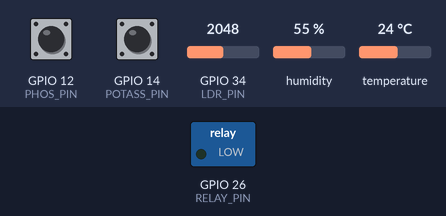
Recording of a sketch running on a simulated ESP32. Parts: switched loads named in the sketch (green lamp = pin HIGH). The inputs (shaded band) are chosen by the test bench; at power-on: humidity 55 %, GPIO 12 (PHOS_PIN) HIGH, GPIO 14 (POTASS_PIN) HIGH, GPIO 34 (LDR_PIN) = 2048, temperature 24 °C. What the sketch prints to the serial monitor is not drawn.

Above: at 2.8 s.
2.9 s: humidity set to 41 %
5.6 s: humidity set to 38 %
At 7.4 s:
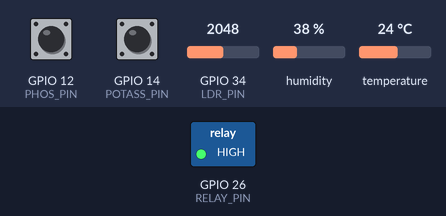
15.9 s: humidity set to 40 %
At 17.0 s:
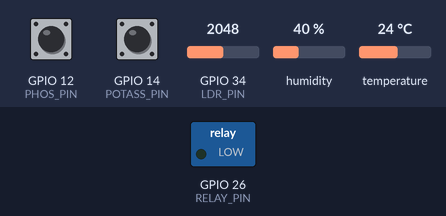
18.6 s: humidity set to 22 %
At 20.8 s:
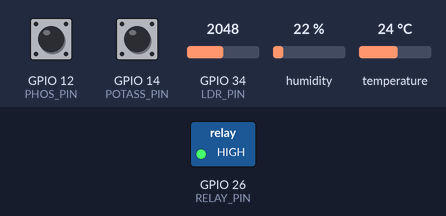
Timing chart, 0 to 22.3 s (numbered marks = the images above; inputs shaded):
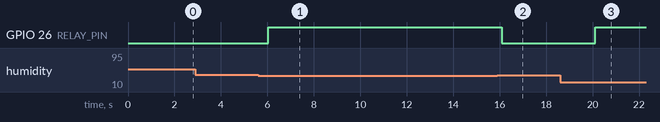

The sketch:

prog1.ino
```cpp
#include <Arduino.h>
#include <DHT.h>
#include <ArduinoJson.h>

#define DHTPIN 4       // Pino do sensor DHT22
#define DHTTYPE DHT22
#define LDR_PIN 34     // Pino do sensor de pH (simulado com LDR)
#define PHOS_PIN 12    // Pino do sensor de Fósforo (botão)
#define POTASS_PIN 14  // Pino do sensor de Potássio (botão)
#define RELAY_PIN 26   // Pino do relé (bomba de irrigação)

DHT dht(DHTPIN, DHTTYPE);

void setup() {
    Serial.begin(115200);
    pinMode(PHOS_PIN, INPUT_PULLUP);
    pinMode(POTASS_PIN, INPUT_PULLUP);
    pinMode(LDR_PIN, INPUT);
    pinMode(RELAY_PIN, OUTPUT);
    dht.begin();
}

void loop() {
    int phosphorus = digitalRead(PHOS_PIN);   // Leitura do botão (Fósforo)
    int potassium = digitalRead(POTASS_PIN);  // Leitura do botão (Potássio)
    int ph_value = analogRead(LDR_PIN);       // Leitura do sensor de pH
    float soilHumidity = dht.readHumidity();  // Leitura do sensor de umidade

    // Lógica de acionamento do relé: Se umidade < 40%, ligar bomba
    bool relayStatus = (soilHumidity < 40.0);
    digitalWrite(RELAY_PIN, relayStatus ? HIGH : LOW);

    // Criando JSON
    StaticJsonDocument<200> doc;
    doc["sensor_data"]["phosphorus"] = phosphorus ? "Presente" : "Ausente";
    doc["sensor_data"]["potassium"] = potassium ? "Presente" : "Ausente";
    doc["sensor_data"]["ph_value"] = ph_value;
    doc["sensor_data"]["soil_humidity"] = soilHumidity;
    doc["sensor_data"]["relay_status"] = relayStatus ? "Ativado" : "Desativado";

    // Serializando e imprimindo JSON
    String jsonStr;
    serializeJson(doc, jsonStr);
    Serial.println(jsonStr);

    delay(2000); // Aguarda 2 segundos antes da próxima leitura
}
```

Measured:
- the behaviour switches between 40 and 39 % on humidity (found by bisection; images 0 and 1)
- after the input at 2.9 s, every drawn part: stays the same
- after the input at 5.6 s, GPIO 26 (RELAY_PIN): LOW → HIGH after 0.44 s
- after the input at 15.9 s, GPIO 26 (RELAY_PIN): HIGH → LOW after 0.19 s
- after the input at 18.6 s, GPIO 26 (RELAY_PIN): LOW → HIGH after 1.5 s
